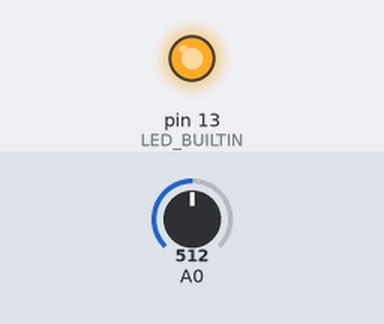
Simulated run of this sketch. Board: Arduino Uno, built with avr-gcc and run on an emulated ATmega328P. On the bench: output pins drawn as LEDs (lit = HIGH). Inputs (shaded band) come from the test bench; at power-on: A0 = 512.

Above: at 1.2 s.
1.3 s: A0 set to 742
2.8 s: A0 set to 758
At 4.0 s:
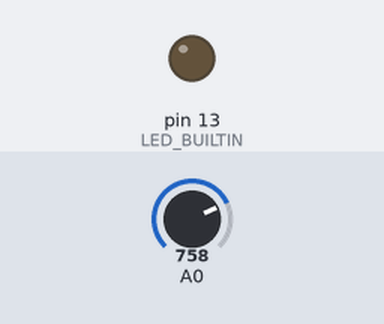
4.3 s: A0 set to 740
At 5.5 s:
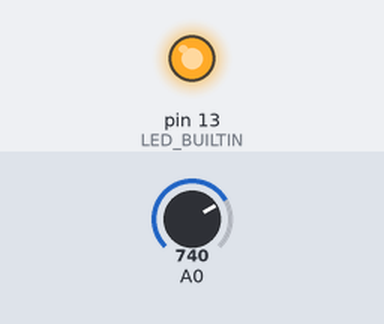
5.8 s: A0 set to 760
At 6.6 s:
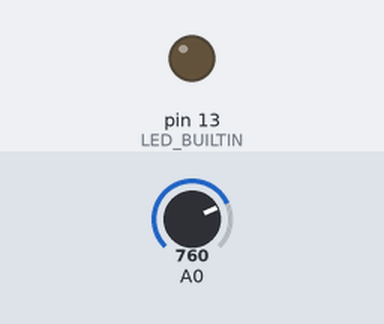
Timing chart, 0 to 8.3 s (numbered marks = the images above; inputs shaded):
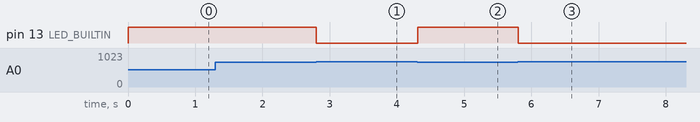

The sketch:

ex_10.ino
```cpp
int luminosidade = 760;
void setup()
{
  pinMode(A0, INPUT);
  pinMode(LED_BUILTIN, OUTPUT);
}

void loop()
 {
 luminosidade = analogRead(A0);

 if (luminosidade < 750) {
 digitalWrite(LED_BUILTIN, HIGH);
 } else {
 digitalWrite(LED_BUILTIN, LOW);
 }

 delay(10);


}
```

Measured:
- the behaviour switches between 749 and 750 on A0 (found by bisection; images 0 and 1)
- after the input at 1.3 s, every drawn part: stays the same
- after the input at 2.8 s, pin 13 (LED_BUILTIN): HIGH → LOW at once
- after the input at 4.3 s, pin 13 (LED_BUILTIN): LOW → HIGH at once
- after the input at 5.8 s, pin 13 (LED_BUILTIN): HIGH → LOW at once
